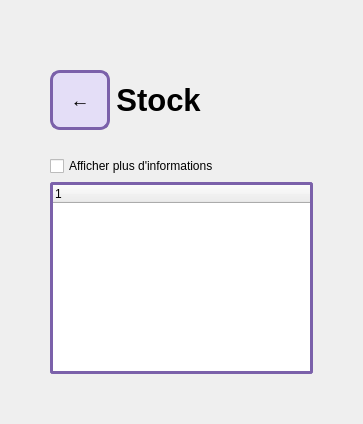
         <widget class="QWidget" name="stockPage">
          <layout class="QGridLayout" name="gridLayout_9">
           <property name="leftMargin">
            <number>50</number>
           </property>
           <property name="topMargin">
            <number>50</number>
           </property>
           <property name="rightMargin">
            <number>50</number>
           </property>
           <property name="bottomMargin">
            <number>50</number>
           </property>
           <item row="2" column="0">
            <widget class="QPushButton" name="pushButton_back">
             <property name="minimumSize">
              <size>
               <width>0</width>
               <height>60</height>
              </size>
             </property>
             <property name="maximumSize">
              <size>
               <width>60</width>
               <height>16777215</height>
              </size>
             </property>
             <property name="font">
              <font>
               <pointsize>14</pointsize>
               <bold>true</bold>
              </font>
             </property>
             <property name="cursor">
              <cursorShape>PointingHandCursor</cursorShape>
             </property>
             <property name="styleSheet">
              <string notr="true">QPushButton {
	color: rgb(0,0,0);
    border: 3px solid rgb(123, 97, 170);
	background-color: rgba(217, 205, 255, 129);
    border-radius: 10px;
    width:60px;
}</string>
             </property>
             <property name="text">
              <string>←</string>
             </property>
             <property name="iconSize">
              <size>
               <width>32</width>
               <height>32</height>
              </size>
             </property>
             <property name="flat">
              <bool>true</bool>
             </property>
            </widget>
           </item>
           <item row="2" column="1">
            <widget class="QLabel" name="label_6">
             <property name="minimumSize">
              <size>
               <width>0</width>
               <height>100</height>
              </size>
             </property>
             <property name="font">
              <font>
               <pointsize>23</pointsize>
               <bold>true</bold>
              </font>
             </property>
             <property name="styleSheet">
              <string notr="true">color: rgb(0, 0, 0);</string>
             </property>
             <property name="text">
              <string>Stock             </string>
             </property>
             <property name="alignment">
              <set>Qt::AlignCenter</set>
             </property>
            </widget>
           </item>
           <item row="4" column="0" colspan="2">
            <widget class="QTreeWidget" name="treeWidget_stock">
             <property name="styleSheet">
              <string notr="true">#treeWidget_stock {
    border: 3px solid rgb(123, 97, 170);
    border-radius: 3px;
}</string>
             </property>
             <column>
              <property name="text">
               <string notr="true">1</string>
              </property>
             </column>
            </widget>
           </item>
           <item row="3" column="0" colspan="2">
            <widget class="QCheckBox" name="checkBox_checkValue">
             <property name="styleSheet">
              <string notr="true">QCheckBox {
	color: rgb(0, 0, 0);
}</string>
             </property>
             <property name="text">
              <string>Afficher plus d'informations</string>
             </property>
            </widget>
           </item>
          </layout>
         </widget>
